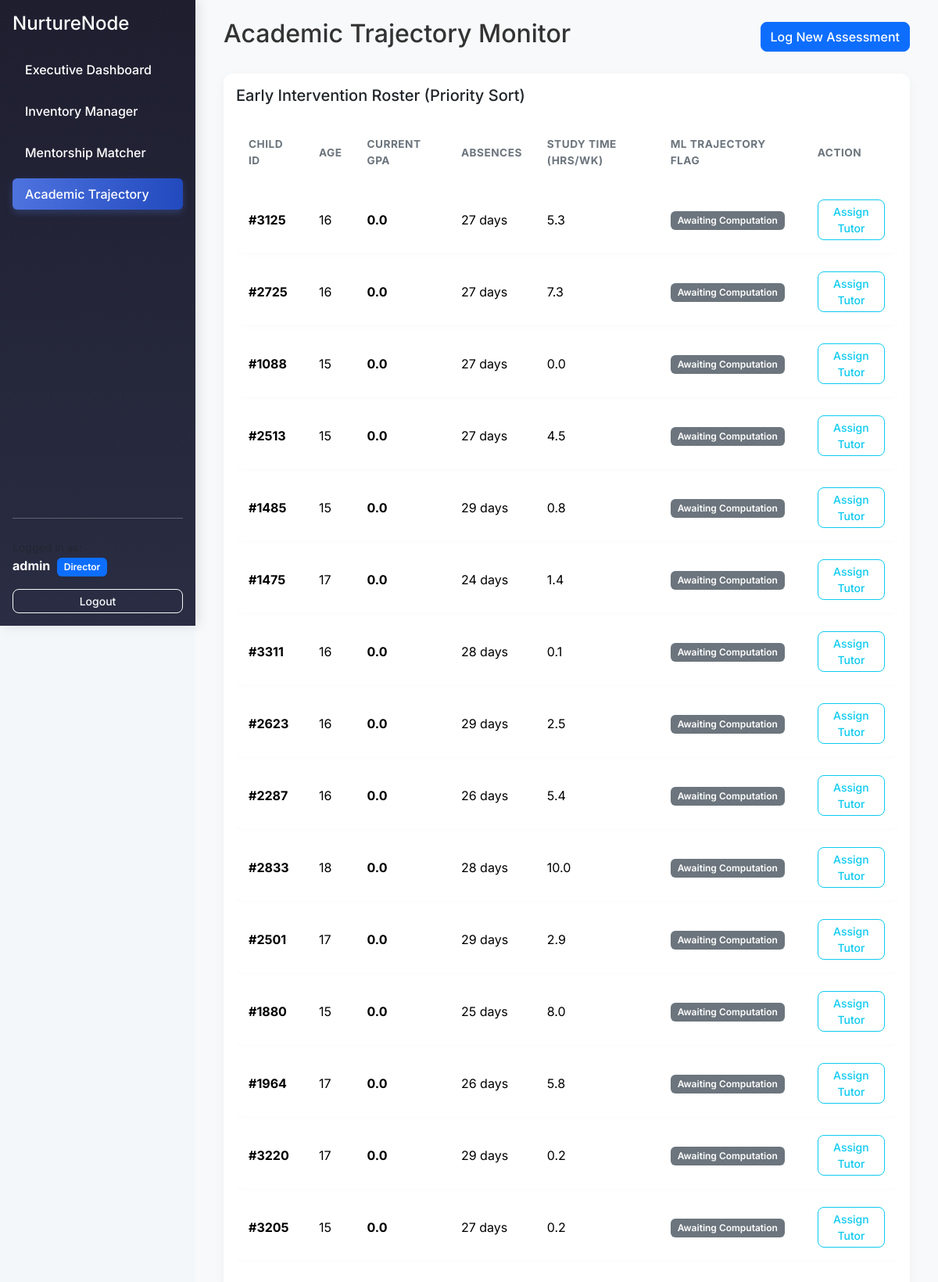
Page /academic (signed in) on the committed database.
### tables this page shows
CREATE TABLE users (
        id INTEGER PRIMARY KEY AUTOINCREMENT,
        username TEXT NOT NULL UNIQUE,
        password TEXT NOT NULL,
        role TEXT NOT NULL
    );

CREATE TABLE "students" (
"StudentID" INTEGER,
  "Age" INTEGER,
  "Gender" INTEGER,
  "Ethnicity" INTEGER,
  "ParentalEducation" INTEGER,
  "StudyTimeWeekly" REAL,
  "Absences" INTEGER,
  "Tutoring" INTEGER,
  "ParentalSupport" INTEGER,
  "Extracurricular" INTEGER,
  "Sports" INTEGER,
  "Music" INTEGER,
  "Volunteering" INTEGER,
  "GPA" REAL,
  "GradeClass" REAL
);

### app.py (the view)
@app.route('/academic')
@login_required
def academic():
    conn = get_db_connection()
    raw_df = pd.read_sql_query("SELECT * FROM students", conn)
    conn.close()
    display_df = raw_df.sort_values(by='GPA').head(15)
    features = ['StudyTimeWeekly', 'Absences', 'Tutoring', 'ParentalSupport', 'Extracurricular', 'GPA']
    inference_data = display_df[features]
    if academic_model:
        preds = academic_model.predict(inference_data)
        display_df['Risk_Class'] = preds
    else:
        display_df['Risk_Class'] = -1
    records = display_df.to_dict(orient='records')
    return render_template('academic.html', records=records)

### app.py (called while the page is built)
@login_manager.user_loader
def load_user(user_id):
    conn = get_db_connection()
    user = conn.execute('SELECT * FROM users WHERE id = ?', (user_id,)).fetchone()
    conn.close()
    if user:
        return User(id=user[0], username=user[1], role=user[3])
    return None

def get_db_connection():
    return sqlite3.connect('data/nurturenode.db')

### templates/academic.html
{% extends 'base.html' %}
{% block content %}
<div class="container-fluid">
    <div class="d-flex justify-content-between align-items-center mb-4">
        <h2>Academic Trajectory Monitor</h2>
        <a href="/log_assessment" class="btn btn-primary">Log New Assessment</a>
    </div>
    <div class="card shadow-sm">
        <div class="card-body">
            <h5 class="card-title mb-3">Early Intervention Roster (Priority Sort)</h5>
            <div class="table-responsive">
                <table class="table table-hover align-middle">
                    <thead class="table-dark">
                        <tr>
                            <th>Child ID</th>
                            <th>Age</th>
                            <th>Current GPA</th>
                            <th>Absences</th>
                            <th>Study Time (Hrs/Wk)</th>
                            <th>ML Trajectory Flag</th>
                            <th>Action</th>
                        </tr>
                    </thead>
                    <tbody>
                        {% for row in records %}
                        <tr>
                            <td><strong>#{{ row['StudentID'] }}</strong></td>
                            <td>{{ row['Age'] }}</td>
                            <td>
                                <strong>{{ row['GPA']|round(2) }}</strong>
                            </td>
                            <td>{{ row['Absences'] }} days</td>
                            <td>{{ row['StudyTimeWeekly']|round(1) }}</td>
                            <td>
                                {% if row['Risk_Class'] == 4.0 or row['Risk_Class'] == 3.0 %}
                                    <span class="badge bg-danger">High Risk (Intervention Req)</span>
                                {% elif row['Risk_Class'] == 2.0 %}
                                    <span class="badge bg-warning text-dark">Monitor (Declining)</span>
                                {% elif row['Risk_Class'] == 1.0 or row['Risk_Class'] == 0.0 %}
                                    <span class="badge bg-success">Stable / Excelling</span>
                                {% else %}
                                    <span class="badge bg-secondary">Awaiting Computation</span>
                                {% endif %}
                            </td>
                            <td>
                                <a href="/assign_tutor/{{ row['StudentID'] }}" class="btn btn-sm btn-outline-info">Assign Tutor</a>
                            </td>
                        </tr>
                        {% endfor %}
                    </tbody>
                </table>
            </div>
        </div>
    </div>
</div>
{% endblock %}

### templates/base.html (shortened to what this page needs)
<!DOCTYPE html>
<html lang="en">
<head>
    <link href="https://cdn.jsdelivr.net/npm/bootstrap@5.3.2/dist/css/bootstrap.min.css" rel="stylesheet">
    <link rel="stylesheet" href="{{ url_for('static', filename='css/style.css') }}">
</head>
<body>
    <div class="d-flex">
        {% if current_user.is_authenticated %}
        <nav class="bg-dark text-white p-3 vh-100 d-flex flex-column" style="width: 250px; position: fixed;">
            <h4 class="mb-4">NurtureNode</h4>
            <ul class="nav flex-column gap-2 mb-auto">
                <li class="nav-item">
                    <a class="nav-link text-white {% if request.path == '/' %}bg-secondary rounded{% endif %}" href="/">Executive Dashboard</a>
                </li>
                <li class="nav-item">
                    <a class="nav-link text-white {% if request.path == '/inventory' %}bg-secondary rounded{% endif %}" href="/inventory">Inventory Manager</a>
                </li>
                <li class="nav-item">
                    <a class="nav-link text-white {% if request.path == '/mentorship' %}bg-secondary rounded{% endif %}" href="/mentorship">Mentorship Matcher</a>
                </li>
                <li class="nav-item">
                    <a class="nav-link text-white {% if request.path == '/academic' %}bg-secondary rounded{% endif %}" href="/academic">Academic Trajectory</a>
                </li>
            </ul>
            <hr class="text-white">
            <div class="mt-2 mb-3">
                <small class="text-muted">Logged in as:</small><br>
                <strong>{{ current_user.username }}</strong>
                <span class="badge bg-primary ms-1">{{ current_user.role }}</span>
            </div>
            <a href="/logout" class="btn btn-outline-light btn-sm w-100">Logout</a>
        </nav>
        {% endif %}
        <main class="flex-grow-1 bg-light p-4" style="margin-left: 250px; min-height: 100vh;">
            {% block content %}{% endblock %}
        </main>
    </div>
</body>
</html>

### static/css/style.css (style rules this page uses)
body { font-family: 'Inter', sans-serif; background-color: #f4f7fa !important; color: #333; }
nav { background: linear-gradient(180deg, #1e1e2f 0%, #2a2d43 100%) !important; box-shadow: 4px 0 15px rgba(0, 0, 0, 0.1); z-index: 1000; }
.nav-link { font-weight: 500; transition: all 0.3s ease; border-radius: 8px; margin-bottom: 5px; }
.nav-link.bg-secondary { background: linear-gradient(90deg, #4e73df 0%, #224abe 100%) !important; box-shadow: 0 4px 10px rgba(78, 115, 223, 0.3); }
.card { border: none; border-radius: 12px; box-shadow: 0 4px 15px rgba(0, 0, 0, 0.04) !important; transition: transform 0.3s ease, box-shadow 0.3s ease; }
.table { border-collapse: separate; border-spacing: 0 8px; }
.table thead th { border-bottom: none; background-color: #fff; color: #6c757d; font-size: 0.85rem; text-transform: uppercase; letter-spacing: 0.5px; }
.table tbody tr { background-color: #fff; box-shadow: 0 2px 6px rgba(0,0,0,0.02); border-radius: 8px; transition: all 0.2s ease; }
.table td, .table th { border: none; vertical-align: middle; padding: 16px; }
.table td:first-child, .table th:first-child { border-top-left-radius: 8px; border-bottom-left-radius: 8px; }
.table td:last-child, .table th:last-child { border-top-right-radius: 8px; border-bottom-right-radius: 8px; }
.btn { border-radius: 8px; font-weight: 500; transition: all 0.2s; }
.badge { padding: 0.5em 0.75em; border-radius: 6px; font-weight: 600; }

### rows in the picture
users: username "admin", role "Director"
students: StudentID "1088", Age "15", GPA "0.0", Absences "27", StudyTimeWeekly "0.0"
students: StudentID "1485", Age "15", GPA "0.0", Absences "29", StudyTimeWeekly "0.8"
students: StudentID "1475", Age "17", GPA "0.0", Absences "24", StudyTimeWeekly "1.4"
students: StudentID "2287", Age "16", GPA "0.0", Absences "26", StudyTimeWeekly "5.4"
students: StudentID "1880", Age "15", GPA "0.0", Absences "25", StudyTimeWeekly "8.0"
students: StudentID "1964", Age "17", GPA "0.0", Absences "26", StudyTimeWeekly "5.8"

### other values in the picture
{{ row['StudentID'] }} "3125" "2725" "2513" "3311" "2623" "2833" "2501" "3220" "3205"
{{ row['Age'] }} "16" "16" "15" "16" "16" "18" "17" "17" "15"
{{ row['GPA']|round(2) }} "0.0" "0.0" "0.0" "0.0" "0.0" "0.0" "0.0" "0.0" "0.0"
{{ row['Absences'] }} "27" "27" "27" "28" "29" "28" "29" "29" "27"
{{ row['StudyTimeWeekly']|round(1) }} "5.3" "7.3" "4.5" "0.1" "2.5" "10.0" "2.9" "0.2" "0.2"
